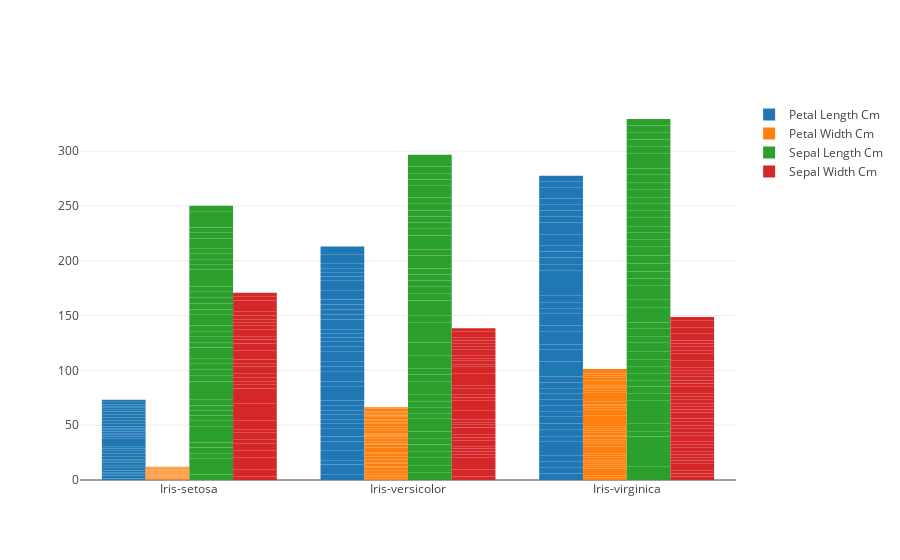

This figure's notebook cell:
### Markdown cell above
Şu an offline bir şekilde Plotly kütüphanesini kullanmaya çalıştığımız için hücre çalıştırılmadığı takdirde çalışmayacaktır. Bu yüzden paylaşığım yerlerde github.com gibi çıktısını göremeyebilirsiniz, fakat eğer denemek isterseniz gerekli kütüphaneleriniz bulunduğu sürece kodu yazdığınızda çıktı olarak her tür için 4 tane bar oluşturan bir grouped-bar grafiği göreceksiniz<br>
__[Resmi gormek isterseniz bu linke tıklayın](https://i.hizliresim.com/8a8Y17.png)__

### Code cell
import plotly
from plotly import __version__
from plotly.offline import download_plotlyjs, init_notebook_mode, plot, iplot


init_notebook_mode(connected=True)

import plotly.graph_objs as go

#Simdi tum featurelarımızı icin bar grafigi cıkartacagız

pl_bar = go.Bar(x= df.Species ,y = df.PetalLengthCm,name= 'Petal Length Cm')
pw_bar = go.Bar(x = df.Species ,y = df.PetalWidthCm,name = 'Petal Width Cm')
sl_bar = go.Bar(x = df.Species ,y =df.SepalLengthCm,name = 'Sepal Length Cm')
sw_bar = go.Bar(x = df.Species , y=df.SepalWidthCm , name = 'Sepal Width Cm')

data = [pl_bar,pw_bar,sl_bar ,sw_bar]
layout = go.Layout(barmode = 'group')

fig = go.Figure(data = data ,layout = layout)
iplot(fig,filename='grouped-bar')


#Plotly kutuphanesinin offline kullanımını gosterdik. Bir suru cesitli grafik sekilleri bulunduran cok buyuk bir 
#kutuphanedir. Faydalandıgım dokumantasyon iste plotlyin orjinal dokumantasyonlarıdır
#www.plot.ly/python

### Figure 1 — Plotly figure (JSON) as saved in the notebook; plotly's stock layout.template omitted (floating-point values rounded to 4 significant figures; data arrays with more than 128 entries replaced by an {"elided": "..."} marker saying what was removed)
{"data": [{"name": "Petal Length Cm", "type": "bar", "uid": "b6c7b2f5-3879-4946-a4ce-03bf1b8a6089", "x": {"elided": "150 str values"}, "y": {"elided": "150 float values"}}, {"name": "Petal Width Cm", "type": "bar", "uid": "446a5aaa-efd7-4200-8707-e77941200688", "x": {"elided": "150 str values"}, "y": {"elided": "150 float values"}}, {"name": "Sepal Length Cm", "type": "bar", "uid": "00d2c468-ef53-4a89-a545-01ce8d35fff6", "x": {"elided": "150 str values"}, "y": {"elided": "150 float values"}}, {"name": "Sepal Width Cm", "type": "bar", "uid": "f5b6a721-a80a-40c2-9461-8ebc7eb5a006", "x": {"elided": "150 str values"}, "y": {"elided": "150 float values"}}], "layout": {"barmode": "group"}}
